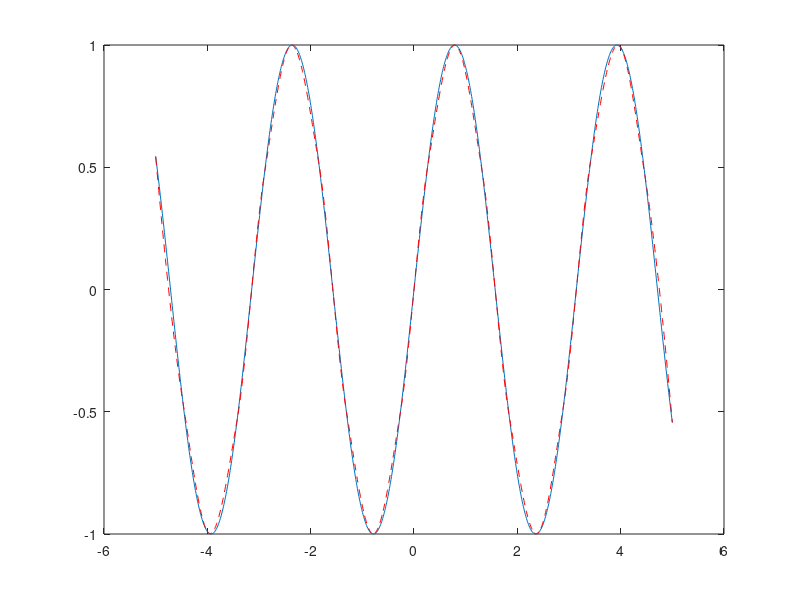

Recreate this plot in MATLAB.
%Problem 3
x_plot = linspace(-5,5,1000);
f_plot = sin(2.*x_plot);


nodes = linspace(-5,5,20);
f_nodes = sin(2.*nodes);
%the hermit interp
f_interp = pchip(nodes,f_nodes, x_plot);
figure;
%true func
plot(x_plot, f_plot);
hold on;
%the interpolation
plot(x_plot,f_interp,'r--');
hold off;
